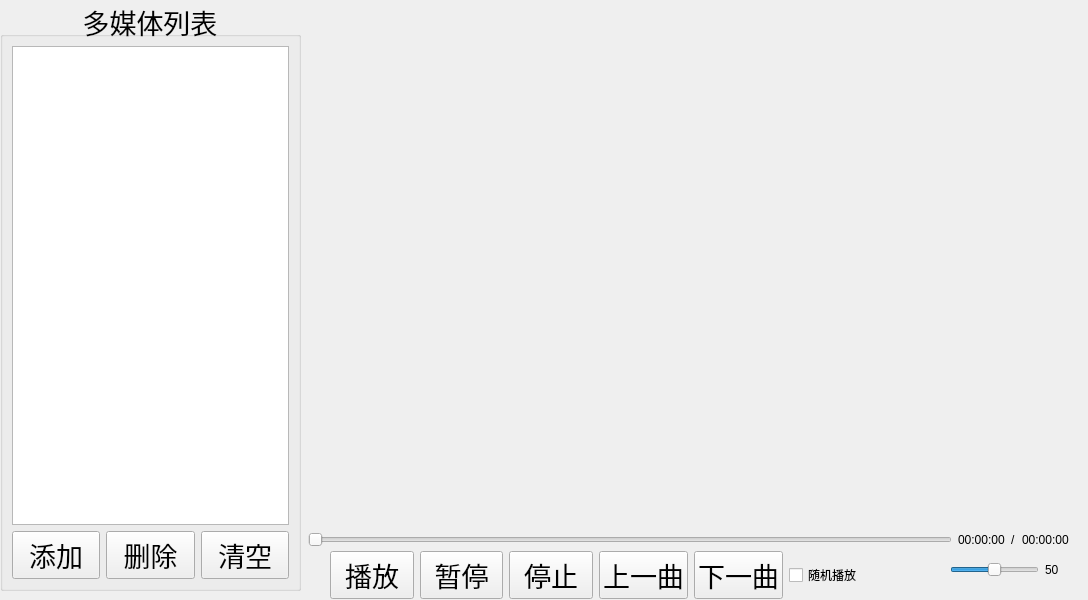
<?xml version="1.0" encoding="UTF-8"?>
<ui version="4.0">
 <class>Media</class>
 <widget class="QMainWindow" name="Media">
  <property name="geometry">
   <rect>
    <x>0</x>
    <y>0</y>
    <width>1088</width>
    <height>600</height>
   </rect>
  </property>
  <property name="windowTitle">
   <string>Media</string>
  </property>
  <widget class="QWidget" name="centralwidget">
   <widget class="QGroupBox" name="groupBox">
    <property name="geometry">
     <rect>
      <x>0</x>
      <y>0</y>
      <width>301</width>
      <height>591</height>
     </rect>
    </property>
    <property name="font">
     <font>
      <pointsize>20</pointsize>
     </font>
    </property>
    <property name="title">
     <string>多媒体列表</string>
    </property>
    <property name="alignment">
     <set>Qt::AlignCenter</set>
    </property>
    <layout class="QVBoxLayout" name="verticalLayout">
     <item>
      <widget class="QListWidget" name="listWidget">
       <property name="font">
        <font>
         <pointsize>20</pointsize>
        </font>
       </property>
      </widget>
     </item>
     <item>
      <layout class="QHBoxLayout" name="h1">
       <item>
        <widget class="QPushButton" name="btnadd">
         <property name="font">
          <font>
           <pointsize>20</pointsize>
          </font>
         </property>
         <property name="text">
          <string>添加</string>
         </property>
        </widget>
       </item>
       <item>
        <widget class="QPushButton" name="btndel">
         <property name="font">
          <font>
           <pointsize>20</pointsize>
          </font>
         </property>
         <property name="text">
          <string>删除</string>
         </property>
        </widget>
       </item>
       <item>
        <widget class="QPushButton" name="btnclear">
         <property name="font">
          <font>
           <pointsize>20</pointsize>
          </font>
         </property>
         <property name="text">
          <string>清空</string>
         </property>
        </widget>
       </item>
      </layout>
     </item>
    </layout>
   </widget>
   <widget class="QWidget" name="widget" native="true">
    <property name="geometry">
     <rect>
      <x>310</x>
      <y>10</y>
      <width>771</width>
      <height>511</height>
     </rect>
    </property>
   </widget>
   <widget class="QWidget" name="">
    <property name="geometry">
     <rect>
      <x>950</x>
      <y>560</y>
      <width>109</width>
      <height>19</height>
     </rect>
    </property>
    <layout class="QHBoxLayout" name="h3">
     <item>
      <widget class="QSlider" name="hSliderVolume">
       <property name="maximum">
        <number>100</number>
       </property>
       <property name="value">
        <number>50</number>
       </property>
       <property name="orientation">
        <enum>Qt::Horizontal</enum>
       </property>
      </widget>
     </item>
     <item>
      <widget class="QLabel" name="label">
       <property name="text">
        <string>50</string>
       </property>
      </widget>
     </item>
    </layout>
   </widget>
   <widget class="QWidget" name="">
    <property name="geometry">
     <rect>
      <x>330</x>
      <y>550</y>
      <width>542</width>
      <height>50</height>
     </rect>
    </property>
    <layout class="QHBoxLayout" name="h2">
     <item>
      <widget class="QPushButton" name="btnplay">
       <property name="font">
        <font>
         <pointsize>20</pointsize>
        </font>
       </property>
       <property name="text">
        <string>播放</string>
       </property>
      </widget>
     </item>
     <item>
      <widget class="QPushButton" name="btnpause">
       <property name="font">
        <font>
         <pointsize>20</pointsize>
        </font>
       </property>
       <property name="text">
        <string>暂停</string>
       </property>
      </widget>
     </item>
     <item>
      <widget class="QPushButton" name="btnstop">
       <property name="font">
        <font>
         <pointsize>20</pointsize>
        </font>
       </property>
       <property name="text">
        <string>停止</string>
       </property>
      </widget>
     </item>
     <item>
      <widget class="QPushButton" name="btnlast">
       <property name="font">
        <font>
         <pointsize>20</pointsize>
        </font>
       </property>
       <property name="text">
        <string>上一曲</string>
       </property>
      </widget>
     </item>
     <item>
      <widget class="QPushButton" name="btnnext">
       <property name="font">
        <font>
         <pointsize>20</pointsize>
        </font>
       </property>
       <property name="text">
        <string>下一曲</string>
       </property>
      </widget>
     </item>
     <item>
      <widget class="QCheckBox" name="checkBox">
       <property name="text">
        <string>随机播放</string>
       </property>
      </widget>
     </item>
    </layout>
   </widget>
   <widget class="QWidget" name="">
    <property name="geometry">
     <rect>
      <x>308</x>
      <y>530</y>
      <width>761</width>
      <height>20</height>
     </rect>
    </property>
    <layout class="QHBoxLayout" name="h5">
     <item>
      <widget class="QSlider" name="hSlider">
       <property name="orientation">
        <enum>Qt::Horizontal</enum>
       </property>
      </widget>
     </item>
     <item>
      <widget class="QLabel" name="label_postiion">
       <property name="text">
        <string>00:00:00</string>
       </property>
      </widget>
     </item>
     <item>
      <widget class="QLabel" name="label_4">
       <property name="sizePolicy">
        <sizepolicy hsizetype="Fixed" vsizetype="Fixed">
         <horstretch>0</horstretch>
         <verstretch>0</verstretch>
        </sizepolicy>
       </property>
       <property name="text">
        <string>/</string>
       </property>
      </widget>
     </item>
     <item>
      <widget class="QLabel" name="label_duration">
       <property name="text">
        <string>00:00:00</string>
       </property>
      </widget>
     </item>
    </layout>
   </widget>
  </widget>
 </widget>
 <resources/>
 <connections/>
</ui>
